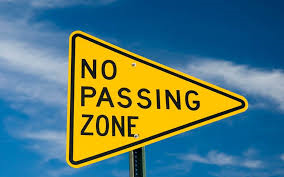
#> input picture images/Yellow_trafic_sign.png, 284 x 177 px, found by its file name
$ python task_04.py
#> lines starting #> are read from the running program, lines starting #| are printed output that depends on the picture; after the words box and inside, x2 and y2 are one past the last pixel; in counts of white or black regions, pixels touching at a corner belong together
import cv2
import numpy as np
import matplotlib.pyplot as plt

# Read the image
image = cv2.imread('images\Yellow_trafic_sign.png') # The incorrect spelling took me a while to figure out
#> image is the input picture: shape (177, 284, 3); mean B, G, R 117.2, 122.8, 87.1

# Convert BGR to HSV
hsv = cv2.cvtColor(image, cv2.COLOR_BGR2HSV)
#> hsv: shape (177, 284, 3); mean H, S, V 83.9, 200.8, 168.5

# Define range of yellow color in HSV
lower_yellow = np.array([20, 100, 100])
upper_yellow = np.array([30, 255, 255])

# Create a mask
mask = cv2.inRange(hsv, lower_yellow, upper_yellow)
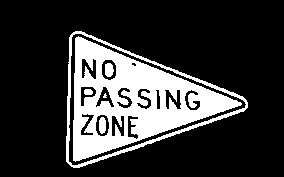
#> mask: shape (177, 284); 21.7% white; 6 white regions (1 under 20 px), largest, box (x1, y1, x2, y2) and area: (73, 36, 242, 162) 9034, (66, 31, 248, 168) 1603, (105, 63, 114, 77) 104, (99, 117, 106, 134) 102, (84, 89, 93, 95) 48

# Bitwise-AND mask and original image
result = cv2.bitwise_and(image, image, mask=mask)
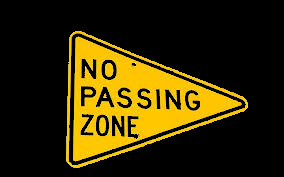
#> result: shape (177, 284, 3); mean B, G, R 2.4, 41.7, 52.3

# Display the original image, mask, and result
plt.figure(figsize=(15,5))

plt.subplot(131)
plt.imshow(cv2.cvtColor(image, cv2.COLOR_BGR2RGB))
plt.title('Original Image')

plt.subplot(132)
plt.imshow(mask, cmap='gray')
plt.title('Mask')

plt.subplot(133)
plt.imshow(cv2.cvtColor(result, cv2.COLOR_BGR2RGB))
plt.title('Segmentation Result')

plt.show()
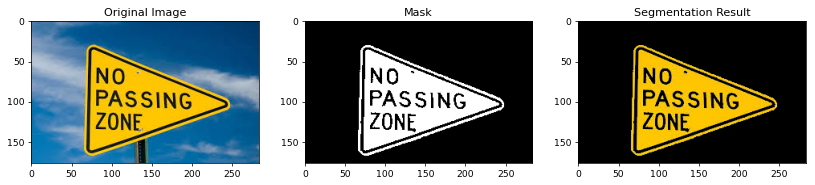
#> figure drawn by matplotlib, 3 panels

$ run again, with images/flower.jpg saved as images/Yellow_trafic_sign.png
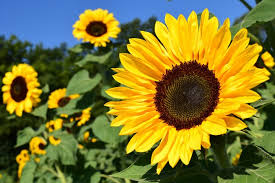
#> input picture images/flower.jpg, 275 x 183 px, found by its file name
#> image is the input picture: shape (183, 275, 3); mean B, G, R 49.6, 120.4, 124.9
#> hsv: shape (183, 275, 3); mean H, S, V 43.4, 192.6, 149.6
#> `mask = cv2.inRange(hsv, lower_yellow, upper_yellow)`:
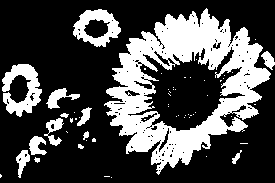
#> mask: shape (183, 275); 30% white; 58 white regions (44 under 20 px), largest, box (x1, y1, x2, y2) and area: (104, 8, 271, 175) 11555, (2, 64, 42, 117) 1114, (73, 9, 121, 47) 919
#> `plt.show()`:
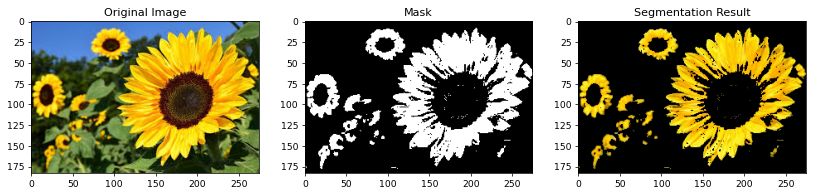
#> figure drawn by matplotlib, 3 panels
